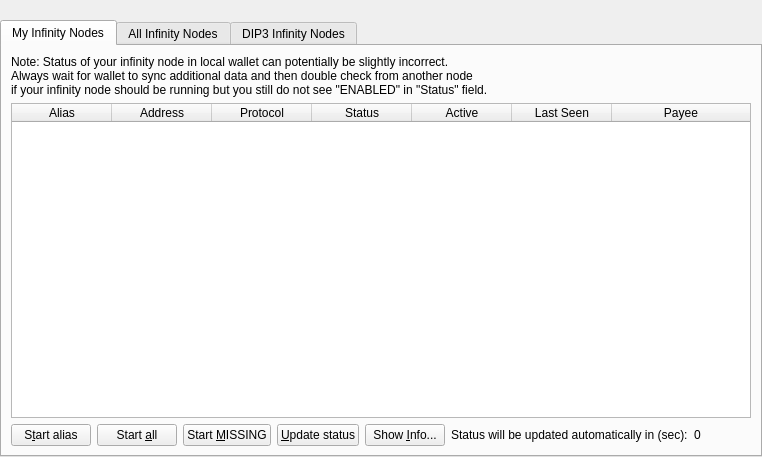
<?xml version="1.0" encoding="UTF-8"?>
<ui version="4.0">
 <class>MasternodeList</class>
 <widget class="QWidget" name="MasternodeList">
  <property name="geometry">
   <rect>
    <x>0</x>
    <y>0</y>
    <width>762</width>
    <height>457</height>
   </rect>
  </property>
  <property name="windowTitle">
   <string>Form</string>
  </property>
  <layout class="QVBoxLayout" name="topLayout">
   <property name="leftMargin">
    <number>0</number>
   </property>
   <property name="topMargin">
    <number>0</number>
   </property>
   <property name="rightMargin">
    <number>0</number>
   </property>
   <property name="bottomMargin">
    <number>0</number>
   </property>
   <item>
    <layout class="QVBoxLayout" name="verticalLayout">
     <property name="bottomMargin">
      <number>0</number>
     </property>
     <item>
      <spacer name="horizontalSpacer0">
       <property name="orientation">
        <enum>Qt::Horizontal</enum>
       </property>
       <property name="sizeHint" stdset="0">
        <size>
         <width>40</width>
         <height>20</height>
        </size>
       </property>
      </spacer>
     </item>
     <item>
      <widget class="QTabWidget" name="tabWidget">
       <property name="currentIndex">
        <number>0</number>
       </property>
       <widget class="QWidget" name="tabMyMasternodes">
        <attribute name="title">
         <string>My Infinity Nodes</string>
        </attribute>
        <layout class="QGridLayout" name="gridLayout_2">
         <item row="0" column="0">
          <layout class="QVBoxLayout" name="verticalLayout_2">
           <property name="bottomMargin">
            <number>0</number>
           </property>
           <item>
            <layout class="QHBoxLayout" name="horizontalLayout_note">
             <property name="bottomMargin">
              <number>0</number>
             </property>
             <item>
              <widget class="QLabel" name="updateNote">
               <property name="text">
                <string>Note: Status of your infinity node in local wallet can potentially be slightly incorrect.&lt;br /&gt;Always wait for wallet to sync additional data and then double check from another node&lt;br /&gt;if your infinity node should be running but you still do not see &quot;ENABLED&quot; in &quot;Status&quot; field.</string>
               </property>
              </widget>
             </item>
            </layout>
           </item>
           <item>
            <widget class="QTableWidget" name="tableWidgetMyMasternodes">
             <property name="minimumSize">
              <size>
               <width>695</width>
               <height>0</height>
              </size>
             </property>
             <property name="editTriggers">
              <set>QAbstractItemView::NoEditTriggers</set>
             </property>
             <property name="alternatingRowColors">
              <bool>true</bool>
             </property>
             <property name="selectionMode">
              <enum>QAbstractItemView::SingleSelection</enum>
             </property>
             <property name="selectionBehavior">
              <enum>QAbstractItemView::SelectRows</enum>
             </property>
             <property name="sortingEnabled">
              <bool>true</bool>
             </property>
             <attribute name="horizontalHeaderStretchLastSection">
              <bool>true</bool>
             </attribute>
             <column>
              <property name="text">
               <string>Alias</string>
              </property>
             </column>
             <column>
              <property name="text">
               <string>Address</string>
              </property>
             </column>
             <column>
              <property name="text">
               <string>Protocol</string>
              </property>
             </column>
             <column>
              <property name="text">
               <string>Status</string>
              </property>
             </column>
             <column>
              <property name="text">
               <string>Active</string>
              </property>
             </column>
             <column>
              <property name="text">
               <string>Last Seen</string>
              </property>
             </column>
             <column>
              <property name="text">
               <string>Payee</string>
              </property>
             </column>
            </widget>
           </item>
           <item>
            <layout class="QHBoxLayout" name="horizontalLayout_5">
             <property name="bottomMargin">
              <number>0</number>
             </property>
             <item>
              <widget class="QPushButton" name="startButton">
               <property name="text">
                <string>S&amp;tart alias</string>
               </property>
              </widget>
             </item>
             <item>
              <widget class="QPushButton" name="startAllButton">
               <property name="text">
                <string>Start &amp;all</string>
               </property>
              </widget>
             </item>
             <item>
              <widget class="QPushButton" name="startMissingButton">
               <property name="text">
                <string>Start &amp;MISSING</string>
               </property>
              </widget>
             </item>
             <item>
              <widget class="QPushButton" name="UpdateButton">
               <property name="text">
                <string>&amp;Update status</string>
               </property>
              </widget>
             </item>
             <item>
              <widget class="QPushButton" name="QRButton">
               <property name="toolTip">
                <string>Show additional Infinity Node information</string>
               </property>
               <property name="text">
                <string>Show &amp;Info...</string>
               </property>
              </widget>
             </item>
             <item>
              <widget class="QLabel" name="autoupdate_label">
               <property name="text">
                <string>Status will be updated automatically in (sec):</string>
               </property>
              </widget>
             </item>
             <item>
              <widget class="QLabel" name="secondsLabel">
               <property name="text">
                <string>0</string>
               </property>
              </widget>
             </item>
             <item>
              <spacer name="horizontalSpacer_5">
               <property name="orientation">
                <enum>Qt::Horizontal</enum>
               </property>
               <property name="sizeHint" stdset="0">
                <size>
                 <width>40</width>
                 <height>20</height>
                </size>
               </property>
              </spacer>
             </item>
            </layout>
           </item>
          </layout>
         </item>
        </layout>
       </widget>
       <widget class="QWidget" name="tabAllMasternodes">
        <attribute name="title">
         <string>All Infinity Nodes</string>
        </attribute>
        <layout class="QGridLayout" name="gridLayout">
         <item row="1" column="0" rowspan="2" colspan="2">
          <layout class="QHBoxLayout" name="horizontalLayout_3">
           <property name="bottomMargin">
            <number>0</number>
           </property>
           <item>
            <widget class="QLabel" name="label_filter">
             <property name="text">
              <string>Filter List:</string>
             </property>
            </widget>
           </item>
           <item>
            <widget class="QLineEdit" name="filterLineEdit">
             <property name="toolTip">
              <string>Filter infinity node list</string>
             </property>
            </widget>
           </item>
           <item>
            <spacer name="horizontalSpacer_3">
             <property name="orientation">
              <enum>Qt::Horizontal</enum>
             </property>
             <property name="sizeHint" stdset="0">
              <size>
               <width>10</width>
               <height>20</height>
              </size>
             </property>
            </spacer>
           </item>
           <item>
            <widget class="QLabel" name="label_count">
             <property name="text">
              <string>Node Count:</string>
             </property>
            </widget>
           </item>
           <item>
            <widget class="QLabel" name="countLabel">
             <property name="text">
              <string>0</string>
             </property>
            </widget>
           </item>
          </layout>
         </item>
         <item row="3" column="0">
          <widget class="QTableWidget" name="tableWidgetMasternodes">
           <property name="editTriggers">
            <set>QAbstractItemView::NoEditTriggers</set>
           </property>
           <property name="alternatingRowColors">
            <bool>true</bool>
           </property>
           <property name="selectionBehavior">
            <enum>QAbstractItemView::SelectRows</enum>
           </property>
           <property name="selectionMode">
            <enum>QAbstractItemView::NoSelection</enum>
           </property>
           <property name="sortingEnabled">
            <bool>true</bool>
           </property>
           <attribute name="horizontalHeaderStretchLastSection">
            <bool>true</bool>
           </attribute>
           <column>
            <property name="text">
             <string>Address</string>
            </property>
           </column>
           <column>
            <property name="text">
             <string>Protocol</string>
            </property>
           </column>
           <column>
            <property name="text">
             <string>Status</string>
            </property>
           </column>
           <column>
            <property name="text">
             <string>Active</string>
            </property>
           </column>
           <column>
            <property name="text">
             <string>Last Seen</string>
            </property>
           </column>
           <column>
            <property name="text">
             <string>Payee</string>
            </property>
           </column>
          </widget>
         </item>
         <item row="0" column="0">
          <widget class="QLabel" name="legacyListNote">
           <property name="text">
            <string>&lt;html&gt;&lt;head/&gt;&lt;body&gt;&lt;p&gt;Note: This list represents the legacy and non-deterministic infinity node list. It is only active as long as DIP3 has not been fully activated. After SPORK15 activation, this list will be empty.&lt;/p&gt;&lt;/body&gt;&lt;/html&gt;</string>
           </property>
           <property name="textFormat">
            <enum>Qt::AutoText</enum>
           </property>
           <property name="wordWrap">
            <bool>true</bool>
           </property>
          </widget>
         </item>
        </layout>
       </widget>
       <widget class="QWidget" name="tabDIP3Masternodes">
        <attribute name="title">
         <string>DIP3 Infinity Nodes</string>
        </attribute>
        <layout class="QGridLayout" name="gridLayout_3">
         <item row="1" column="0">
          <layout class="QHBoxLayout" name="horizontalLayout_4">
           <property name="bottomMargin">
            <number>0</number>
           </property>
           <item>
            <widget class="QLabel" name="label_filter_2">
             <property name="text">
              <string>Filter List:</string>
             </property>
            </widget>
           </item>
           <item>
            <widget class="QLineEdit" name="filterLineEditDIP3">
             <property name="toolTip">
              <string>Filter infinity node list</string>
             </property>
            </widget>
           </item>
           <item>
            <widget class="QCheckBox" name="checkBoxMyMasternodesOnly">
             <property name="toolTip">
              <string>Show only masternodes this wallet has keys for.</string>
             </property>
             <property name="text">
              <string>My Infinity Nodes only</string>
             </property>
            </widget>
           </item>
           <item>
            <spacer name="horizontalSpacer_4">
             <property name="orientation">
              <enum>Qt::Horizontal</enum>
             </property>
             <property name="sizeHint" stdset="0">
              <size>
               <width>10</width>
               <height>20</height>
              </size>
             </property>
            </spacer>
           </item>
           <item>
            <widget class="QLabel" name="label_count_2">
             <property name="text">
              <string>Node Count:</string>
             </property>
            </widget>
           </item>
           <item>
            <widget class="QLabel" name="countLabelDIP3">
             <property name="text">
              <string>0</string>
             </property>
            </widget>
           </item>
          </layout>
         </item>
         <item row="2" column="0">
          <widget class="QTableWidget" name="tableWidgetMasternodesDIP3">
           <property name="editTriggers">
            <set>QAbstractItemView::NoEditTriggers</set>
           </property>
           <property name="alternatingRowColors">
            <bool>true</bool>
           </property>
           <property name="selectionMode">
            <enum>QAbstractItemView::SingleSelection</enum>
           </property>
           <property name="selectionBehavior">
            <enum>QAbstractItemView::SelectRows</enum>
           </property>
           <property name="sortingEnabled">
            <bool>true</bool>
           </property>
           <attribute name="horizontalHeaderStretchLastSection">
            <bool>true</bool>
           </attribute>
           <column>
            <property name="text">
             <string>Address</string>
            </property>
           </column>
           <column>
            <property name="text">
             <string>Status</string>
            </property>
           </column>
           <column>
            <property name="text">
             <string>PoSe Score</string>
            </property>
           </column>
           <column>
            <property name="text">
             <string>Registered</string>
            </property>
           </column>
           <column>
            <property name="text">
             <string>Last Paid</string>
            </property>
           </column>
           <column>
            <property name="text">
             <string>Next Payment</string>
            </property>
           </column>
           <column>
            <property name="text">
             <string>Payee</string>
            </property>
           </column>
           <column>
            <property name="text">
             <string>Operator Reward</string>
            </property>
           </column>
          </widget>
         </item>
         <item row="0" column="0">
          <widget class="QLabel" name="dip3NoteLabel">
           <property name="text">
            <string>&lt;html&gt;&lt;head/&gt;&lt;body&gt;&lt;p&gt;Note: This list is not active yet and only for informational purposes. The network is still running in compatibility mode, which means that the non-deterministic infinity node list is still active. Only after SPORK15 activation, this list will become the active one. Also, the values in the payment related fields are not used at the moment, but still updated for every block. Please ignore this until SPORK15 activation.&lt;/p&gt;&lt;/body&gt;&lt;/html&gt;</string>
           </property>
           <property name="textFormat">
            <enum>Qt::AutoText</enum>
           </property>
           <property name="wordWrap">
            <bool>true</bool>
           </property>
          </widget>
         </item>
        </layout>
       </widget>
      </widget>
     </item>
    </layout>
   </item>
  </layout>
 </widget>
 <resources/>
 <connections/>
</ui>
